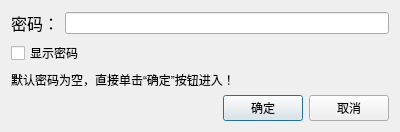
<?xml version="1.0" encoding="UTF-8"?>
<ui version="4.0">
 <class>Dialog_pwd</class>
 <widget class="QDialog" name="Dialog_pwd">
  <property name="geometry">
   <rect>
    <x>0</x>
    <y>0</y>
    <width>400</width>
    <height>122</height>
   </rect>
  </property>
  <property name="windowTitle">
   <string>输入密码</string>
  </property>
  <layout class="QVBoxLayout" name="verticalLayout">
   <item>
    <layout class="QHBoxLayout" name="horizontalLayout">
     <item>
      <widget class="QLabel" name="label">
       <property name="font">
        <font>
         <pointsize>12</pointsize>
        </font>
       </property>
       <property name="text">
        <string>密码：</string>
       </property>
      </widget>
     </item>
     <item>
      <widget class="QLineEdit" name="lineEdit">
       <property name="echoMode">
        <enum>QLineEdit::Password</enum>
       </property>
       <property name="clearButtonEnabled">
        <bool>true</bool>
       </property>
      </widget>
     </item>
    </layout>
   </item>
   <item>
    <widget class="QCheckBox" name="checkBox_showPWD">
     <property name="text">
      <string>显示密码</string>
     </property>
    </widget>
   </item>
   <item>
    <widget class="QLabel" name="label_2">
     <property name="text">
      <string>默认密码为空，直接单击“确定”按钮进入！</string>
     </property>
    </widget>
   </item>
   <item>
    <layout class="QHBoxLayout" name="horizontalLayout_2">
     <item>
      <spacer name="horizontalSpacer">
       <property name="orientation">
        <enum>Qt::Horizontal</enum>
       </property>
       <property name="sizeHint" stdset="0">
        <size>
         <width>40</width>
         <height>20</height>
        </size>
       </property>
      </spacer>
     </item>
     <item>
      <widget class="QPushButton" name="pushButton_ok">
       <property name="text">
        <string>确定</string>
       </property>
      </widget>
     </item>
     <item>
      <widget class="QPushButton" name="pushButton_cancel">
       <property name="text">
        <string>取消</string>
       </property>
      </widget>
     </item>
    </layout>
   </item>
  </layout>
 </widget>
 <resources/>
 <connections/>
</ui>
